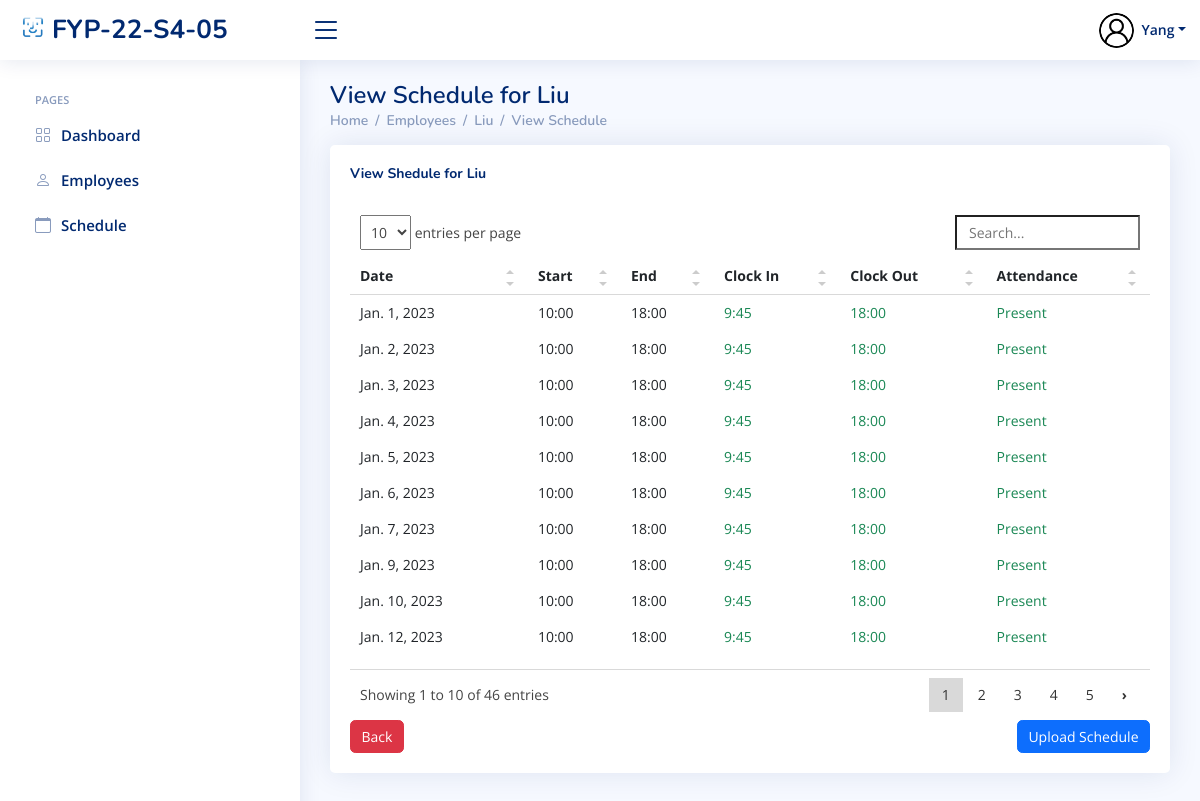
Page /HR/Employee/Schedule/100002/ (signed in) on the earlier database version.
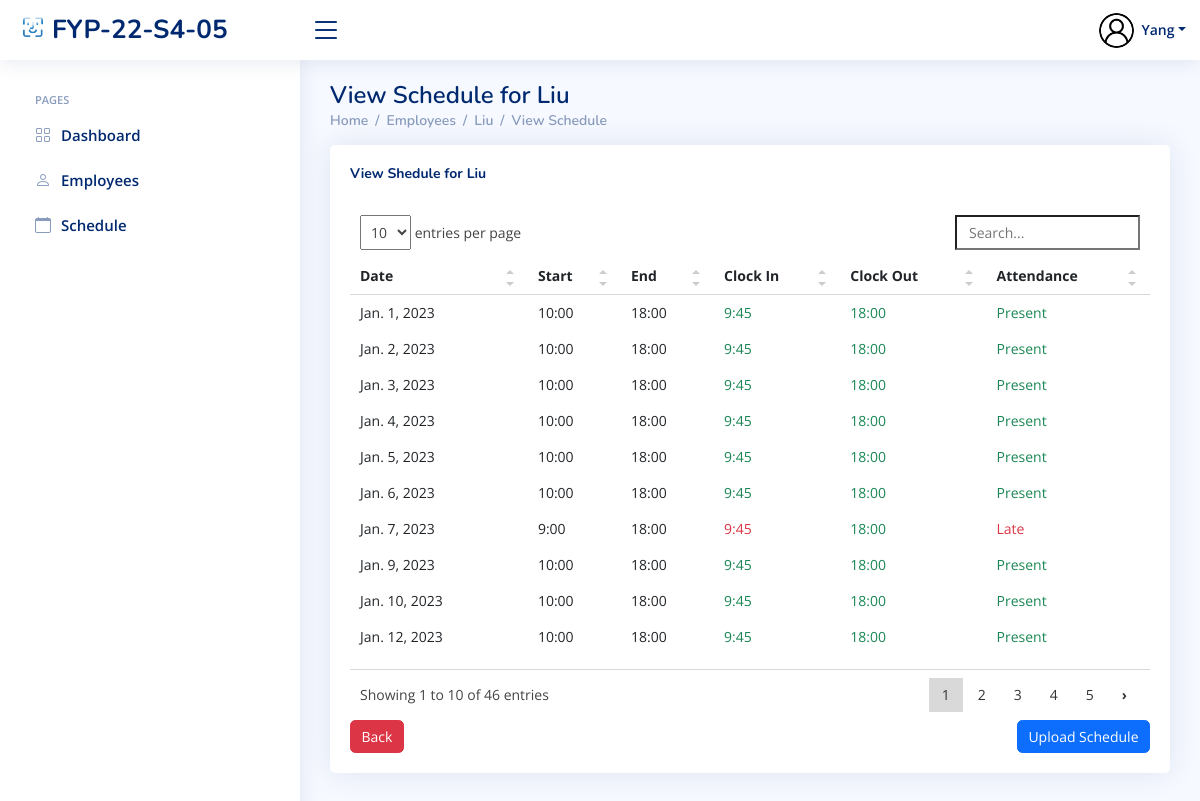
Same page on the later database version.
### index/models.py (models this page shows, shortened)
class Employee(models.Model):
	Employee_ID = models.IntegerField(primary_key=True)
	Full_Name = models.CharField(max_length=100)
	Job_Title = models.CharField(max_length=100)
	Phone_Number = models.CharField(max_length=100)
	salt = models.CharField(max_length=50, null=True)
	Email_Address = models.EmailField()
	Role = models.ForeignKey(Role, on_delete=models.CASCADE)
	Profile_Image = models.ImageField(null=True,blank=True, upload_to='profile_pics/')
	Password = models.CharField(max_length=256)
	Start_Date = models.DateField(auto_now_add=True)

class WorkSchedule(models.Model):
	WorkSchedule_id = models.BigAutoField(primary_key=True)
	Employee = models.ForeignKey(Employee,on_delete=models.CASCADE)
	InTime = models.TimeField(max_length=256, null=True, blank=True)
	OutTime = models.TimeField(max_length=256, null=True, blank=True)
	Mark = models.CharField(max_length=256,null=True)
	StartDate = models.DateField()
	StartTime = models.TimeField(null=True)
	EndTime = models.TimeField(null=True)
	class Meta:
		db_table = 'WorkSchedule'

### index/views/HR.py (the view)
# urls.py: path('HR/Employee/Schedule/<int:Editempid>/', HR.Employee_View_Schedule, name='EmployeeSchedule'),
def Employee_View_Schedule(request, Editempid):
    if 'Employee_ID' in request.session:
        Title = 'Employee Attendance Page'
        currentEmployee = Employee.objects.get(Employee_ID=request.session['Employee_ID'])
        Emp = Employee.objects.get(Employee_ID=Editempid)
        Emp_Atten = WorkSchedule.objects.filter(Employee_id=Editempid).order_by('StartDate')[:60]
        context = {
            'Employee_ID': currentEmployee.Employee_ID,
            'Job_Title': currentEmployee.Job_Title,
            'PFP': currentEmployee.Profile_Image.url,
            'Full_Name': currentEmployee.Full_Name,
            "Emp_id": Emp.Employee_ID,
            'Name': Emp.Full_Name,
            'AttenData': Emp_Atten,
            'title': Title,
        }
        return render(request, 'HR/employees-view-schedule.html', context)

### templates/HR/employees-view-schedule.html (shortened to what this page needs)
{% extends "index/base.html" %}
{% load static %}
{% block content %}
{% include 'HR/HR_base.html'%}
  <main id="main" class="main">
    <div class="pagetitle">
      <h1>View Schedule for {{ Name }}</h1>
      <nav>
        <ol class="breadcrumb">
          <li class="breadcrumb-item"><a href="{% url 'HR_home' %}">Home</a></li>
          <li class="breadcrumb-item "><a href="{% url 'EmployeesPage' %}">Employees</a></li>
          <li class="breadcrumb-item"><a href="{% url 'EmployeesProfile' Emp_id %}">{{ Name }}</a></li>
            <li class="breadcrumb-item active"><a href="{% url 'EmployeeSchedule' Emp_id %}">View Schedule</a></li>
        </ol>
      </nav>
    </div>
    <section class="section">
      <div class="row">
        <div class="col-lg-12">
          <div class="card recent-sales overflow-auto">
            <div class="card-body">
              <div class="col-lg-12 align-items-center justify-content-center card-title">
                <h5 class="float-start"><b>View Shedule for {{ Name }}</b></h5>
                <br>
              </div>
              <table class="table table-borderless  table-hover  datatable">
                <thead>
                  <tr>
                    <th scope="col">Date</th>
                    <th scope="col">Start</th>
                    <th scope="col">End</th>
                    <th scope="col">Clock In</th>
                    <th scope="col">Clock Out</th>
                    <th scope="col">Attendance</th>
                  </tr>
                </thead>
                <tbody id="bodyitem">
                  {% for Atten in AttenData %}
                       <tr onclick="document.location ='{% url 'EmployeeStatus' Emp_id Atten.WorkSchedule_id %}'">
                    <td>{{ Atten.StartDate }}</td>
                    {% if Atten.StartTime is None %}
                    <td >--</td>
                    {% else %}
                    <td>{{ Atten.StartTime|date:"G:i" }}</td>
                    {% endif %}
                    {% if Atten.EndTime is None %}
                    <td>--</td>
                    {% else %}
                    <td>{{ Atten.EndTime|date:"G:i" }}</td>
                    {% endif %}
                    {% if Atten.InTime is None %}
                      <td>--</td>
                    {% else %}
                      {% if Atten.Mark in 'Present' %}
                      <td class="text-success">{{ Atten.InTime|date:"G:i" }}</td>
                      {% elif Atten.Mark in 'Late' %}
                      <td class="text-danger">{{ Atten.InTime |date:"G:i"}}</td>
                      {% elif Atten.Mark in 'Leave early' %}
                      <td class="text-success">{{ Atten.InTime|date:"G:i" }}</td>
                      {% elif Atten.Mark in 'Pending' %}
                      <td class="text-warning">{{ Atten.InTime|date:"G:i" }}</td>
                      {% elif Atten.Mark in 'Off' %}
                      <td class="text-warning">{{ Atten.InTime|date:"G:i" }}</td>
                      {% elif Atten.Mark in 'MC' %}
                      <td class="text-warning">{{ Atten.InTime|date:"G:i" }}</td>
                      {% else %}
                      <td class="text-danger">{{ Atten.InTime|date:"G:i" }}</td>
                      {% endif %}
                    {% endif %}
                    {% if Atten.OutTime is None %}
                      <td >--</td>
                    {% else %}
                      {% if Atten.Mark in 'Present' %}
                      <td class="text-success">{{ Atten.OutTime|date:"G:i" }}</td>
                      {% elif Atten.Mark in 'Late' %}
                      <td class="text-success">{{ Atten.OutTime|date:"G:i" }}</td>
                      {% elif Atten.Mark in 'Leave early' %}
                      <td class="text-danger">{{ Atten.OutTime |date:"G:i"}}</td>
                      {% elif Atten.Mark in 'Pending' %}
                      <td class="text-warning">{{ Atten.OutTime|date:"G:i" }}</td>
                      {% elif Atten.Mark in 'Off' %}
                      <td class="text-warning">{{ Atten.OutTime|date:"G:i" }}</td>
                      {% elif Atten.Mark in 'MC' %}
                      <td class="text-warning">{{ Atten.OutTime|date:"G:i" }}</td>
                      {% else %}
                      <td class="text-danger">{{ Atten.OutTime|date:"G:i" }}</td>
                      {% endif %}
                    {% endif %}
                    {% if Atten.Mark in 'Present' %}
                      <td class="text-success">{{ Atten.Mark }}</td>
                      {% elif Atten.Mark in 'Late' %}
                      <td class="text-danger">{{ Atten.Mark }}</td>
                      {% elif Atten.Mark in 'Leave early' %}
                      <td class="text-danger">{{ Atten.Mark }}</td>
                      {% elif Atten.Mark in 'Pending' %}
                      <td class="text-warning">{{ Atten.Mark }}</td>
                      {% elif Atten.Mark in 'Off' %}
                      <td class="text-warning">{{ Atten.Mark }}</td>
                      {% elif Atten.Mark in 'MC' %}
                      <td class="text-warning">{{ Atten.Mark}}</td>
                      {% else %}
                      <td class="text-danger">{{ Atten.Mark }}</td>
                      {% endif %}
                  </tr>
                  {% endfor %}
                </tbody>
              </table>
              <a href="{% url 'EmployeesProfile' Emp_id %}" class="btn btn-danger">Back</a>
                <a href="{% url 'UpdateEmpSchedule' Emp_id %}" class="btn btn-primary float-end">Upload Schedule</a>
            </div>
          </div>
        </div>
      </div>
    </section>
  </main>
{% endblock content %}

### templates/index/base.html (shortened to what this page needs)
{% load static %}
<!DOCTYPE html>
<html lang="en">
<head>
  <link href="{% static 'assets/vendor/bootstrap/css/bootstrap.min.css' %}" rel="stylesheet">
  <link href="{% static 'assets/vendor/bootstrap-icons/bootstrap-icons.css' %}" rel="stylesheet">
  <link href="{% static 'assets/vendor/boxicons/css/boxicons.min.css' %}" rel="stylesheet">
  <link href="{% static 'assets/vendor/quill/quill.snow.css' %}" rel="stylesheet">
  <link href="{% static 'assets/vendor/quill/quill.bubble.css' %}" rel="stylesheet">
  <link href="{% static 'assets/vendor/remixicon/remixicon.css' %}" rel="stylesheet">
  <link href="{% static 'assets/vendor/simple-datatables/style.css' %}" rel="stylesheet">
  <link href="https://cdnjs.cloudflare.com/ajax/libs/font-awesome/6.2.0/css/all.min.css" rel="stylesheet">
  <link href="{% static 'assets/vendor/fullcalender/css/fullcalendar.print.min.css' %}" rel='stylesheet' media='print' />
  <link href="{% static 'assets/vendor/fullcalender/css/fullcalendar.min.css' %}" rel="stylesheet" />
  <link href="{% static 'assets/vendor/semantic/semantic.min.css' %}" rel="stylesheet" />
</head>
<body>
  {% block content %}{% endblock content %}
 <link href="{% static 'assets/css/style.css' %}" rel="stylesheet">
</body>
</html>

### templates/HR/HR_base.html (shortened to what this page needs)
{% load static %}
  <header id="header" class="header fixed-top d-flex align-items-center">
    <div class="d-flex align-items-center justify-content-between">
      <a href="{% url 'HR_home' %}" class="logo d-flex align-items-center">
        <img src="{% static 'assets/img/logo.png' %}" alt="">
        <span class="d-none d-lg-block">FYP-22-S4-05</span>
      </a>
      <i class="bi bi-list toggle-sidebar-btn"></i>
    </div>
    <nav class="header-nav ms-auto">
      <ul class="d-flex align-items-center">
        <li class="nav-item dropdown pe-3">
          <a class="nav-link nav-profile d-flex align-items-center pe-0" href="{% url 'HR_Profile' %}" data-bs-toggle="dropdown">
            <img src="{{ PFP }}" alt="" class="rounded-circle" height="35" width="35">
            <span class="d-none d-md-block dropdown-toggle ps-2">{{ Full_Name }}</span>
          </a>
        </li>
      </ul>
    </nav>
  </header>
  <aside id="sidebar" class="sidebar">
    <ul class="sidebar-nav" id="sidebar-nav">
      <li class="nav-heading">Pages</li>
      <li class="nav-item">
        <a class="nav-link collapsed" href="{%  url 'HR_home' %}">
          <i class="bi bi-grid"></i>
          <span>Dashboard</span>
        </a>
      </li>
      <li class="nav-item">
        <a class="nav-link collapsed" href="{% url 'EmployeesPage' %}">
          <i class="bi bi-person"></i>
          <span>Employees</span>
        </a>
      </li>
      <li class="nav-item">
        <a class="nav-link collapsed" href="{% url 'View_Schedule' %}">
          <i class="bi bi-calendar"></i>
          <span>Schedule</span>
        </a>
      </li>
  </aside>

### static/assets/css/style.css (style rules this page uses)
:root { scroll-behavior: smooth; }
body { font-family: "Open Sans", sans-serif; background: #f6f9ff; color: #444444; }
a { color: #4154f1; text-decoration: none; }
h1, h2, h3, h4, h5, h6 { font-family: "Nunito", sans-serif; }
#main { margin-top: 60px; padding: 20px 30px; transition: all 0.3s; }
.pagetitle { margin-bottom: 10px; }
.pagetitle h1 { font-size: 24px; margin-bottom: 0; font-weight: 600; color: #012970; }
.card { margin-bottom: 30px; border: none; border-radius: 5px; box-shadow: 0px 0 30px rgba(1, 41, 112, 0.1); }
.card-title { padding: 20px 0 15px 0; font-size: 18px; font-weight: 500; color: #012970; font-family: "Poppins", sans-serif; }
.card-body { padding: 0 20px 20px 20px; }
.breadcrumb { font-size: 14px; font-family: "Nunito", sans-serif; color: #899bbd; font-weight: 600; }
.breadcrumb a { color: #899bbd; transition: 0.3s; }
.breadcrumb .breadcrumb-item::before { color: #899bbd; }
.breadcrumb .active { color: #51678f; font-weight: 600; }
.logo { line-height: 1; }
@media (min-width: 1200px) { .logo { width: 280px; } }
.logo img { max-height: 26px; margin-right: 6px; }
.logo span { font-size: 26px; font-weight: 700; color: #012970; font-family: "Nunito", sans-serif; }
.header { transition: all 0.5s; z-index: 997; height: 60px; box-shadow: 0px 2px 20px rgba(1, 41, 112, 0.1); background-color: #fff; padding-left: 20px; }
.header .toggle-sidebar-btn { font-size: 32px; padding-left: 10px; cursor: pointer; color: #012970; }
.header-nav ul { list-style: none; }
.header-nav>ul { margin: 0; padding: 0; }
.header-nav .nav-profile { color: #012970; }
.header-nav .nav-profile img { max-height: 36px; }
.header-nav .nav-profile span { font-size: 14px; font-weight: 600; }
.sidebar { position: fixed; top: 60px; left: 0; bottom: 0; width: 300px; z-index: 996; transition: all 0.3s; padding: 20px; overflow-y: auto; scrollbar-width: thin; scrollbar-color: #aab7cf transparent; box-shadow: 0px 0px 20px rgba(1, 41, 112, 0.1); background-color: #fff; }
@media (min-width: 1200px) { #main, #footer { margin-left: 300px; } }
.sidebar-nav { padding: 0; margin: 0; list-style: none; }
.sidebar-nav li { padding: 0; margin: 0; list-style: none; }
.sidebar-nav .nav-item { margin-bottom: 5px; }
.sidebar-nav .nav-heading { font-size: 11px; text-transform: uppercase; color: #899bbd; font-weight: 600; margin: 10px 0 5px 15px; }
.sidebar-nav .nav-link { display: flex; align-items: center; font-size: 15px; font-weight: 600; color: #4154f1; transition: 0.3; background: #f6f9ff; padding: 10px 15px; border-radius: 4px; }
.sidebar-nav .nav-link i { font-size: 16px; margin-right: 10px; color: #4154f1; }
.sidebar-nav .nav-link.collapsed { color: #012970; background: #fff; }
.sidebar-nav .nav-link.collapsed i { color: #899bbd; }

Differences in the rows shown:
changed WorkSchedule: StartTime "10:00" → "9:00"; Mark "Present" → "Late"
